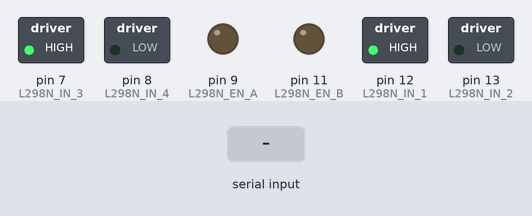
Simulated run of this sketch. Board: Arduino Uno, built with avr-gcc and run on an emulated ATmega328P. On the bench: switched loads named in the sketch (green lamp = pin HIGH), output pins drawn as LEDs (lit = HIGH). The inputs (shaded band) are chosen by the test bench.

Above: at 1.2 s.
1.3 s: "1\n" received over Serial
At 1.7 s:
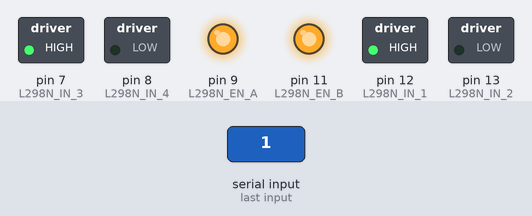
2.8 s: "2\n" received over Serial
At 4.0 s:
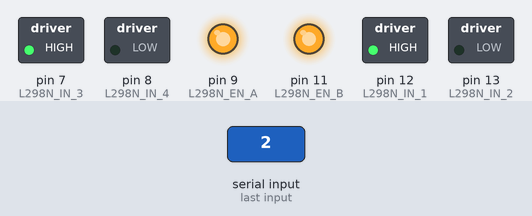
Timing chart, 0 to 5.8 s (numbered marks = the images above; inputs shaded):
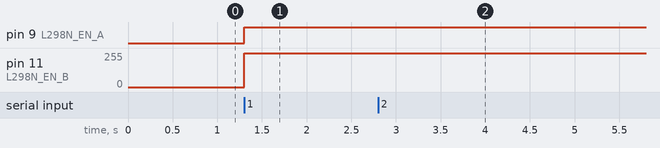

The sketch:

simple_motor_control.ino
```cpp
#define L298N_EN_A 9
#define L298N_IN_1 12
#define L298N_IN_2 13

#define L298N_EN_B 11
#define L298N_IN_3 7
#define L298N_IN_4 8

double command_1 = 0.0; // Motor R
double command_2 = 0.0; // Motor L

void setup() {
  pinMode(L298N_EN_A, OUTPUT);
  pinMode(L298N_IN_1, OUTPUT);
  pinMode(L298N_IN_2, OUTPUT);

  pinMode(L298N_EN_B, OUTPUT);
  pinMode(L298N_IN_3, OUTPUT);
  pinMode(L298N_IN_4, OUTPUT);

  digitalWrite(L298N_IN_1, HIGH);
  digitalWrite(L298N_IN_2, LOW);

  digitalWrite(L298N_IN_3, HIGH);
  digitalWrite(L298N_IN_4, LOW);

  Serial.begin(115200);
}

void loop() {
  if (Serial.available()) {
    String data = Serial.readStringUntil('\n');
    int separator = data.indexOf(',');
    if (separator != -1) {
      command_1 = data.substring(0, separator).toDouble();
      command_2 = data.substring(separator + 1).toDouble();
    } else {
      command_1 = data.toDouble();
      command_2 = command_1;
    }
  }

  int pwm_1 = (int)(fabs(command_1) * 255);
  int pwm_2 = (int)(fabs(command_2) * 255);

  analogWrite(L298N_EN_A, pwm_1);
  analogWrite(L298N_EN_B, pwm_2);
}
```

Measured:
- after the input at 1.3 s, pin 9 (L298N_EN_A): LOW → HIGH at once; pin 11 (L298N_EN_B): 0/255 → 255/255 at once
- after the input at 2.8 s, pin 11 (L298N_EN_B): 255/255 → 254/255 at once
